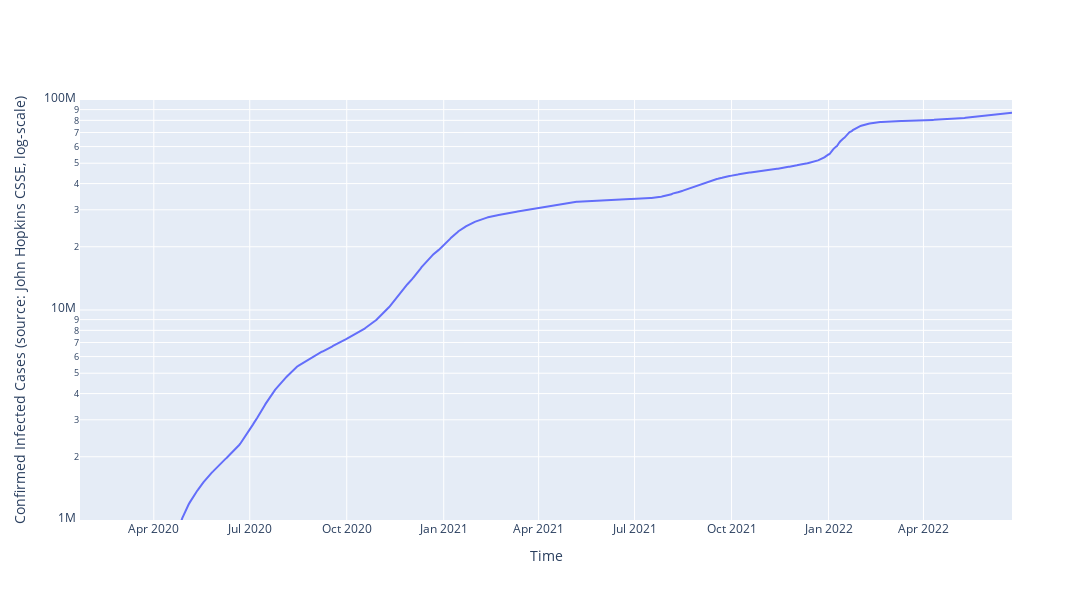

Write notebook code for a chart like this one.
### Code cell
fig=go.Figure()

# plotting an individual trace
fig.add_trace(go.Scatter(x=df_plot.date,
              y=df_plot['US'],
              mode='lines'))

# define the properties of the graph/figure
fig.update_layout(
    width=1200,
    height=600,
    xaxis_title="Time",
    yaxis_title="Confirmed Infected Cases (source: John Hopkins CSSE, log-scale)"
)

fig.update_yaxes(type='log', range=[6,8])

### Figure 1 — Plotly figure (JSON) as saved in the notebook; plotly's stock layout.template omitted (floating-point values rounded to 4 significant figures; data arrays with more than 128 entries replaced by an {"elided": "..."} marker saying what was removed)
{"data": [{"mode": "lines", "type": "scatter", "x": {"elided": "885 str values"}, "y": {"elided": "885 int values"}}], "layout": {"height": 600, "width": 1200, "xaxis": {"title": {"text": "Time"}}, "yaxis": {"range": [6, 8], "title": {"text": "Confirmed Infected Cases (source: John Hopkins CSSE, log-scale)"}, "type": "log"}}}
